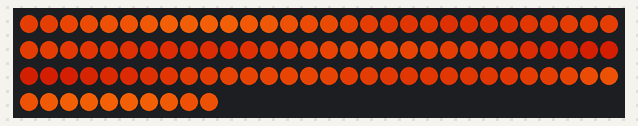
Bench run of a sketch on a simulated Arduino Uno, built with avr-gcc and run on an emulated ATmega328P. Parts: 100 RGB LEDs in strip order, left to right, continuing on the next row.

Above: at 0.17 s.

The sketch:

fireLinePerlin.ino
```cpp
// настройки ленты
#define NUM_LEDS 100    // количество светодиодов
#define LED_PIN 13      // пин ленты

// настройки пламени
#define HUE_GAP 21      // заброс по hue
#define FIRE_STEP 15    // шаг огня
#define HUE_START 0     // начальный цвет огня (0 красный, 80 зелёный, 140 молния, 190 розовый)
#define MIN_BRIGHT 70   // мин. яркость огня
#define MAX_BRIGHT 255  // макс. яркость огня
#define MIN_SAT 245     // мин. насыщенность
#define MAX_SAT 255     // макс. насыщенность

// для разработчиков
#include <FastLED.h>
#define ORDER_GRB       // порядок цветов ORDER_GRB / ORDER_RGB / ORDER_BRG
#define COLOR_DEBTH 2   // цветовая глубина: 1, 2, 3 (в байтах)
// на меньшем цветовом разрешении скетч будет занимать в разы меньше места,
// но уменьшится и количество оттенков и уровней яркости!

// ВНИМАНИЕ! define настройки (ORDER_GRB и COLOR_DEBTH) делаются до подключения библиотеки!
#include <microLED.h>

LEDdata leds[NUM_LEDS];  // буфер ленты типа LEDdata (размер зависит от COLOR_DEBTH)
microLED strip(leds, NUM_LEDS, LED_PIN);  // объект лента
int counter = 0;

// ленивая жопа
#define FOR_i(from, to) for(int i = (from); i < (to); i++)
#define FOR_j(from, to) for(int j = (from); j < (to); j++)

void setup() {
  strip.setBrightness(255);
}

void loop() {
  fireTick();
}

void fireTick() {
  static uint32_t prevTime;

  // двигаем пламя
  if (millis() - prevTime > 20) {
    prevTime = millis();
    int thisPos = 0, lastPos = 0;
    FOR_i(0, NUM_LEDS) {
      leds[i] = getFireColor((inoise8(i * FIRE_STEP, counter)));
    }
    counter += 20;
    strip.show();
  }
}

// возвращает цвет огня для одного пикселя
LEDdata getFireColor(int val) {
  // чем больше val, тем сильнее сдвигается цвет, падает насыщеность и растёт яркость
  return mHSV(
           HUE_START + map(val, 0, 255, 0, HUE_GAP),                    // H
           constrain(map(val, 0, 255, MAX_SAT, MIN_SAT), 0, 255),       // S
           constrain(map(val, 0, 255, MIN_BRIGHT, MAX_BRIGHT), 0, 255)  // V
         );
}
```
